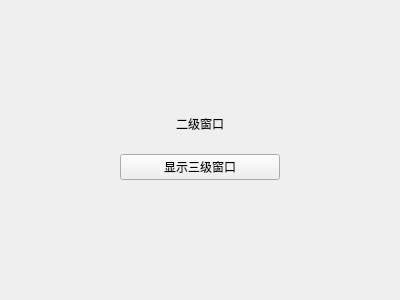
<?xml version="1.0" encoding="UTF-8"?>
<ui version="4.0">
 <class>SubWindow</class>
 <widget class="QWidget" name="SubWindow">
  <property name="geometry">
   <rect>
    <x>0</x>
    <y>0</y>
    <width>400</width>
    <height>300</height>
   </rect>
  </property>
  <property name="windowTitle">
   <string>SubWindow</string>
  </property>
  <widget class="QWidget" name="verticalLayoutWidget">
   <property name="geometry">
    <rect>
     <x>120</x>
     <y>100</y>
     <width>160</width>
     <height>80</height>
    </rect>
   </property>
   <layout class="QVBoxLayout" name="verticalLayout">
    <item>
     <widget class="QLabel" name="sub_window_label">
      <property name="text">
       <string>二级窗口</string>
      </property>
      <property name="alignment">
       <set>Qt::AlignmentFlag::AlignCenter</set>
      </property>
     </widget>
    </item>
    <item>
     <widget class="QPushButton" name="show_subsubwindow_button">
      <property name="text">
       <string>显示三级窗口</string>
      </property>
     </widget>
    </item>
   </layout>
  </widget>
 </widget>
 <resources/>
 <connections/>
</ui>
